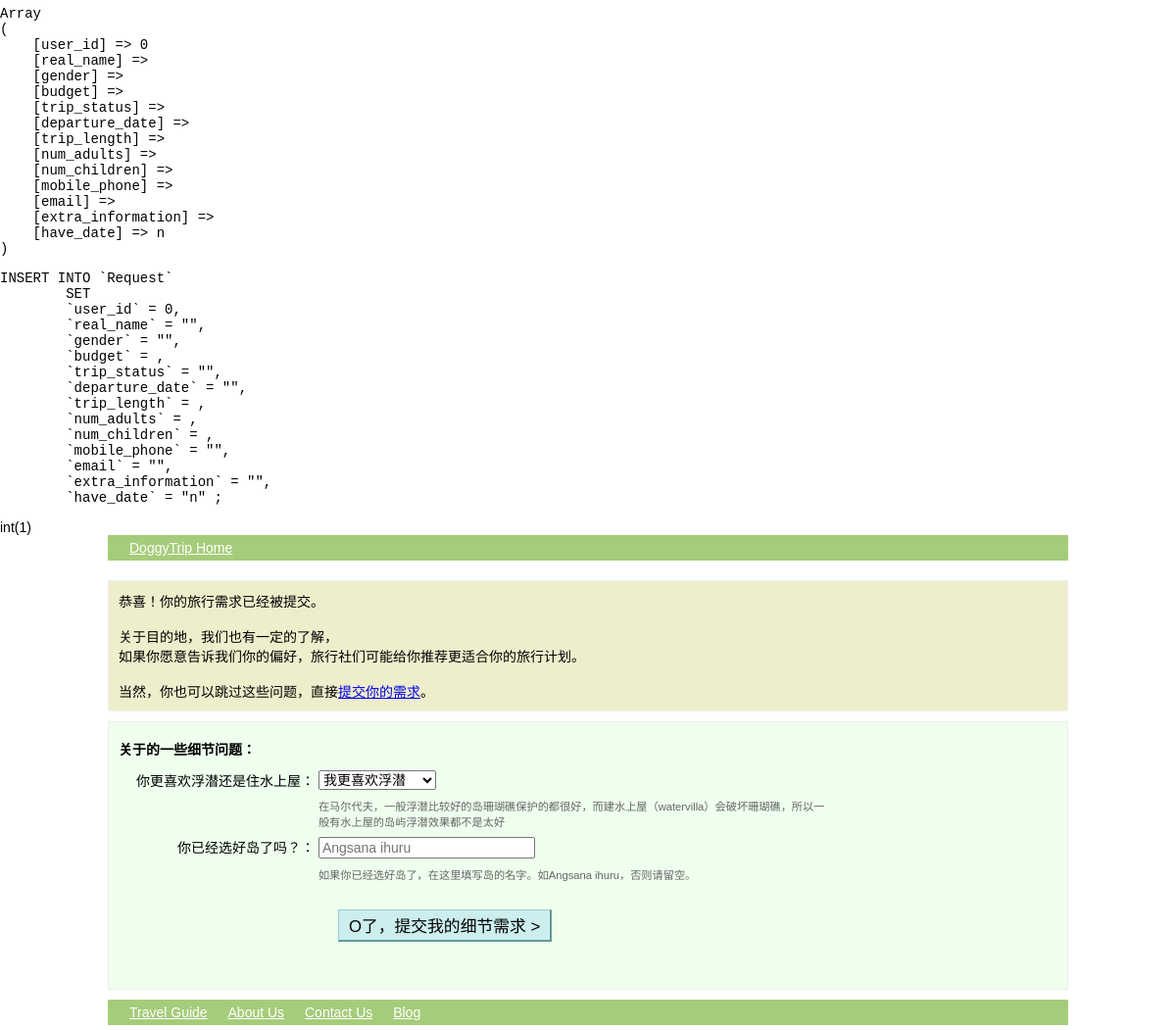
Screenshot of /detail_form.php with the database file from the repository.
### tables this page shows
CREATE TABLE IF NOT EXISTS `DestinationQuestion`
(
		`question_id` INT NOT NULL AUTO_INCREMENT,
		`dest_id` INT NOT NULL ,
		`question_input_name` VARCHAR(128) NOT NULL,
		`question_title` BLOB,
		`question_type` ENUM('single_option', 'multi_option', 'text'),
		`question_option_json` BLOB,
		`question_description` BLOB,
		PRIMARY KEY(`question_id`),
		KEY(`dest_id`, `question_id`)
);

### web/destinations.php (called while the page is built)
<?php
function getDestinationInfo($dest_id)
{
		global $destinations;
		return $destinations[$dest_id];
}
$destinations = array(
		'maldives' => array(
				'name' => '马尔代夫',
				'intro' => '马尔代夫是海岛度假旅行的代表，也是我们开通的第一个目的地，麦兜小朋友是这样形容马尔代夫的“马尔代夫，那里蓝天白云，椰林树影，水清沙幼，坐落于印度洋的世外桃源…… ”。<br/>目前我们有代理马尔代夫的旅行社<span class="sharp_num">28</span>家，他们中有的是大牌的旅行社，有的是专做海岛的专业旅行社，也有是马尔代夫专营旅行社，还有一些，如Atoll Paradise，是马尔代夫当地的旅行社（可能需要懂一些英文），这些旅行社提供的方案和价格各有不同，供你选择。',
				'image' => 'http://maldiveshoneymoonpackage.com/images/maldives1.jpg'
		),
		'fiji' => array(
				'name' => '斐济',
				'intro' => '斐济位于西南太平洋中心，是南太平洋地区的交通枢纽，也是著名的海岛旅游盛地，<br/>目前我们有代理斐济的旅行社<span class="sharp_num">28</span>家，他们中有的是大牌的旅行社，有的是专做海岛的专业旅行社，也有是斐济专营旅行社，这些旅行社提供的方案和价格各有不同，供你选择。',
				'image' => 'http://i2.sinaimg.cn/travel/2011/0504/U5270P704DT20110504114425.jpg'
		),
);
?>

### web/detail_form.php (the view, shortened to what this page needs)
<?php
function getDestinationQuestions($dest_id)
{
	$sql = <<<SQL
	SELECT question_id, question_input_name, question_title,
		 question_type, question_option_json, question_description
	FROM
		`DestinationQuestion`
	WHERE
		`dest_id` = "$dest_id";
SQL;
	$retval = do_mysqli_fetch_array($sql);
	return $retval;
}
function detailFormGetMarkUp()
{
		$dest_id = secureGetParam('dest_id');
		$dest = getDestinationInfo($dest_id);
		$dest_questions = getDestinationQuestions($dest_id);
		$questions_markup = "";
		foreach($dest_questions as $question)
		{
			$questions_markup .= <<<HTML
					<div>
						<div class="frm-heading">{$question["question_title"]}：</div>
						<div class="frm-inputs">
HTML;
			switch($question['question_type'])
			{
			case 'text':
				$text_option = json_decode($question["question_option_json"], true);
				$questions_markup .= <<<HTML
								<input size="{$text_option['input_size']}" name="{$question['question_input_name']}" placeholder="{$text_option['input_place_holder']}"/>
HTML;
				break;
			case 'single_option':
				$questions_markup .= <<<HTML
							<select name="{$question['question_input_name']}">
HTML;
				$select_options = json_decode($question["question_option_json"], true);
				foreach($select_options as $select_option)
				{
					$questions_markup .= <<<HTML
								<option value="{$select_option['option_value']}">{$select_option["option_title"]}</option>
HTML;
				}
				$questions_markup .= <<<HTML
							</select>
HTML;
				break;
			}
			$questions_markup .= <<<HTML
						</div>
					</div>
HTML;
			if(!empty($question['question_description']))
			$questions_markup .= <<<HTML
					<div>
						<div class="frm-heading">&nbsp;</div>
						<div class="frm-inputs">
							<span class="comment">{$question['question_description']}</span>
						</div>
					</div>
HTML;
		}
		return <<<HTML
					<div class="success-frame">
						恭喜！你的旅行需求已经被提交。<br/><br/>
						关于目的地{$dest["name"]}，我们也有一定的了解，<br/>
						如果你愿意告诉我们你的偏好，旅行社们可能给你推荐更适合你的旅行计划。<br/><br/>
						当然，你也可以跳过这些问题，直接<a href="/request_submit.php?detail_skipped=1">提交你的需求</a>。
					</div>
			<div id="detail_form">
				<form id="frm_detail_form" action="/request_submit.php" method="POST">
					<div>
						<h4>关于{$dest['name']}的一些细节问题：</h4>
					</div>
					{$questions_markup}
					<div>
						<div class="frm-heading"></div>
						<div class="frm-inputs">
						<input type="hidden" name="dest_id" value="$dest_id">
							<button type="submit" class="default">O了，提交我的细节需求 &gt;</button>
						</div>
					</div>
				</form>
			</div>
HTML;
}
?>
<?php
require("header_and_footer.php");
require("destinations.php");
require("common_functions.php");
$requestBasicInfo = array ();
$acceptingValue = array('user_id', 'real_name', 'gender', 'budget', 'trip_status',
	'departure_date', 'trip_length', 'num_adults', 'num_children', 'mobile_phone', 'email', 'extra_information');
foreach ($acceptingValue as $i)
{
	$requestBasicInfo[$i] = secureGetParam($i, "POST");
}
createRequestWithBasicInfo($requestBasicInfo);
function createRequestWithBasicInfo(&$requestBasicInfo)
{
	if(empty($requestBasicInfo['user_id']))
		$requestBasicInfo['user_id'] = 0;
	$requestBasicInfo['have_date'] = (empty($requestBasicInfo['departure_date'])) ? "n" : 'y';
	print_d($requestBasicInfo);
	$sql = <<<SQL
INSERT INTO `Request`
	SET
	`user_id` = {$requestBasicInfo['user_id']},
	`real_name` = "{$requestBasicInfo['real_name']}",
	`gender` = "{$requestBasicInfo['gender']}",
	`budget` = {$requestBasicInfo['budget']},
	`trip_status` = "{$requestBasicInfo['trip_status']}",
	`departure_date` = "{$requestBasicInfo['departure_date']}",
	`trip_length` = {$requestBasicInfo['trip_length']},
	`num_adults` = {$requestBasicInfo['num_adults']},
	`num_children` = {$requestBasicInfo['num_children']},
	`mobile_phone` = "{$requestBasicInfo['mobile_phone']}",
	`email` = "{$requestBasicInfo['email']}",
	`extra_information` = "{$requestBasicInfo['extra_information']}",
	`have_date` = "{$requestBasicInfo['have_date']}" ;
SQL;
	$affected_rows = do_mysqli_update_db($sql);
	var_dump($affected_rows);
}
echo headerGetMarkUp();
echo detailFormGetMarkUp();
echo footerGetMarkUp();
?>

### web/common_functions.php (shortened to what this page needs)
<?php
function do_mysqli_connection()
{
	$mysqli = mysqli_init();
	return $mysqli;
}
function do_mysqli_fetch_array($sql)
{
	$mysqli = do_mysqli_connection();
	$result = $mysqli->query($sql);
	$retval = array();
	while($row = $result->fetch_array(MYSQLI_ASSOC))
	{
		$retval[] = $row;
	}
	return $retval;
}
function secureGetParam($param, $method = NULL)
{
	if('GET'==$method)
	{
		return $_GET["$param"];
	}else if ('POST' == $method)
	{
		return $_POST["$param"];
	}else if (NULL == $methog)
	{
		$ret = $_GET[$param];
		return $ret;
	}
}
function print_d($varvalue, $varname = NULL)
{
	echo "<pre>";
	print_r($varvalue);
	echo "</pre>";
}
?>

### web/header_and_footer.php (shortened to what this page needs)
<?php
   function headerGetMarkUp()
   {
	return <<<HTML
<!DOCTYPE html PUBLIC "-//W3C//DTD XHTML 1.0 Strict//EN" "http://www.w3.org/TR/xhtml1/DTD/xhtml1-strict.dtd">
<html xmlns="http://www.w3.org/1999/xhtml" lang="en" xml:lang="en">
	<head>
		<title>DoggyTrip.com, 小狗旅行网 - 马尔代夫、巴厘岛、爱琴海、澳大利亚、新西兰、斐济精品旅游网站</title>
		<meta http-equiv="X-UA-Compatible" content="IE=edge" />
		<meta http-equiv="Content-Type" content="text/html; charset=utf-8" />
		<meta name="description" content="小狗旅行网" />
		<meta name="keywords" content="马尔代夫 巴厘岛 爱琴海 澳大利亚 新西兰 斐济" />
		<!--
		<link rel="shortcut icon" href="/images/favicon.ico" type="image/x-icon" />
		<link  href="/css/original.css" type="text/css" rel="stylesheet">
		<link  href="/css/niftyCorners.css" type="text/css" rel="stylesheet">
		-->
		<link  href="/css/prototype.css" type="text/css" rel="stylesheet">
		<style>
		</style>
	</head>
	<body>
		<div id="page">
			<div id="header-wrapper">
				<div id="header">
					<ul class="menu">
						<li class="leaf"><a href="/">DoggyTrip Home</a></li>
					</ul>
				</div>
			</div>
			<div id="header">
			</div>
			<div id="container">
HTML;
   }
   function footerGetMarkUp()
   {
	  return <<<HTML
			 </div>
		<div id="footer-wrapper">
			<div id="footer">
							<ul class="menu">
								<li class="leaf"><a href="/travel-guide">Travel Guide</a></li>
								<li class="leaf"><a href="/page/about_us" title="About Us">About Us</a></li>
								<li class="leaf"><a href="/contact">Contact Us</a></li>
								<li class="leaf"><a href="/blogs" title="Blog">Blog</a></li>
							</ul>
			</div>
		</div>
		</div>
	</body>
</html>
HTML;
   }
?>

### web/css/prototype.css (style rules this page uses)
ul.menu { list-style:none;border:none;text-align:left; }
ul.menu li { margin:0 0 0 0.5em; }
h1,h2,h3,h4,h5,h6,body { margin:0.4em 0;font-family:Arial,Helvetica,sans-serif; }
body,div,table,td,input,select,option,textarea { font-size:14px; }
span.comment { color:#666; font-size:0.8em; }
#header-wrapper,#container,#footer-wrapper { margin:0px auto; width:980px; }
#header { float:none;clear:both; }
#header-wrapper { background-color:#a5cc7a; }
#header { margin:0px;padding:5px 0px 5px 15px; }
#header a { color:#ffffff;font-weight:normal; }
#header ul { margin:0px;padding:0px;display:inline; }
#header ul li { padding:0px 10px 0px 0px;list-style:none;display:inline; }
#footer { float:none;clear:both; }
#footer-wrapper { background-color:#a5cc7a; }
#footer { margin:0px;padding:5px 0px 5px 15px; }
#footer a { color:#ffffff;font-weight:normal; }
#footer ul { margin:0px;padding:0px;display:inline; }
#footer ul li { padding:0px 10px 0px 0px;list-style:none;display:inline; }
div#basic_form,div#detail_form { background-color:#efe; border:1px solid #eee; margin-top:10px; margin-bottom:10px; padding:10px; vertical-align:text-top; }
div#basic_form,div#detail_form div { vertical-align:top; padding-top:2px; padding-bottom:2px; }
div.frm-heading { width:200px; display:inline-block; text-align:right; vertical-align:text-top; }
div.frm-inputs { width:520px; display:inline-block; text-align:left; }
div.success-frame { background-color:#eec; border:1px solid #eee; margin-top:10px; margin-bottom:10px; padding:10px; vertical-align:text-top; }
button.default { font-size:1.2em; border-top:1px solid #9cc; border-left:1px solid #9cc; border-right:2px solid #699; border-bottom:2px solid #699; background-color:#cee; cursor:pointer; margin-top:20px; margin-bottom:20px; margin-left:20px; padding:3px 10px 3px 10px; }

### rows the page displays
destinationquestion: question_title "你更喜欢浮潜还是住水上屋", question_input_name "我更喜欢浮潜", question_description "在马尔代夫，一般浮潜比较好的岛珊瑚礁保护的都很好，而建水上屋（watervilla）会破坏珊瑚礁，所以一般有水上屋的岛屿浮潜效果都不是太好"
destinationquestion: question_title "你已经选好岛了吗？", question_option_json "Angsana ihuru", question_description "如果你已经选好岛了，在这里填写岛的名字。如Angsana ihuru，否则请留空。"
